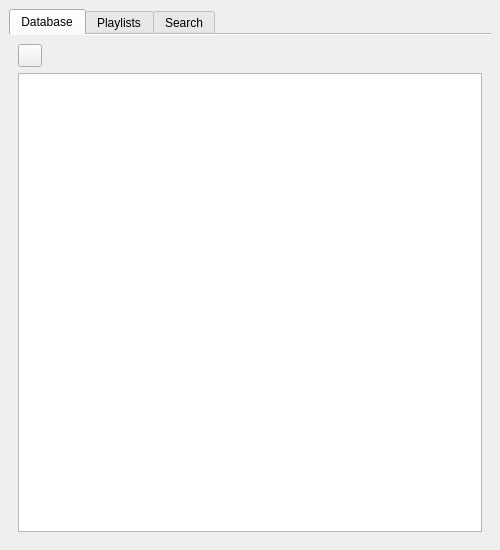
<?xml version="1.0" encoding="UTF-8"?>
<ui version="4.0">
 <class>browser</class>
 <widget class="QMainWindow" name="browser">
  <property name="geometry">
   <rect>
    <x>0</x>
    <y>0</y>
    <width>500</width>
    <height>550</height>
   </rect>
  </property>
  <property name="windowTitle">
   <string>Music database</string>
  </property>
  <widget class="QWidget" name="v">
   <property name="sizePolicy">
    <sizepolicy hsizetype="MinimumExpanding" vsizetype="MinimumExpanding">
     <horstretch>0</horstretch>
     <verstretch>0</verstretch>
    </sizepolicy>
   </property>
   <layout class="QVBoxLayout" name="vv">
    <item>
     <widget class="ChangeDuringDragTabWidget" name="tabs">
      <property name="currentIndex">
       <number>0</number>
      </property>
      <property name="documentMode">
       <bool>true</bool>
      </property>
      <widget class="QWidget" name="database_tab">
       <property name="sizePolicy">
        <sizepolicy hsizetype="Expanding" vsizetype="Expanding">
         <horstretch>0</horstretch>
         <verstretch>0</verstretch>
        </sizepolicy>
       </property>
       <attribute name="title">
        <string>Database</string>
       </attribute>
       <layout class="QVBoxLayout" name="db_v">
        <item>
         <layout class="QHBoxLayout" name="dblayout">
          <item>
           <widget class="QToolButton" name="dbroot">
            <property name="sizePolicy">
             <sizepolicy hsizetype="Fixed" vsizetype="Preferred">
              <horstretch>0</horstretch>
              <verstretch>0</verstretch>
             </sizepolicy>
            </property>
           </widget>
          </item>
          <item>
           <widget class="QLabel" name="dblabel">
            <property name="sizePolicy">
             <sizepolicy hsizetype="Expanding" vsizetype="Preferred">
              <horstretch>0</horstretch>
              <verstretch>0</verstretch>
             </sizepolicy>
            </property>
            <property name="text">
             <string notr="true"/>
            </property>
           </widget>
          </item>
         </layout>
        </item>
        <item>
         <widget class="SonglistView" name="database">
          <property name="acceptDrops">
           <bool>false</bool>
          </property>
          <property name="editTriggers">
           <set>QAbstractItemView::NoEditTriggers</set>
          </property>
          <property name="showDropIndicator" stdset="0">
           <bool>true</bool>
          </property>
          <property name="dragEnabled">
           <bool>true</bool>
          </property>
          <property name="dragDropMode">
           <enum>QAbstractItemView::DragOnly</enum>
          </property>
          <property name="alternatingRowColors">
           <bool>true</bool>
          </property>
          <property name="selectionMode">
           <enum>QAbstractItemView::ExtendedSelection</enum>
          </property>
          <property name="selectionBehavior">
           <enum>QAbstractItemView::SelectRows</enum>
          </property>
          <property name="verticalScrollMode">
           <enum>QAbstractItemView::ScrollPerPixel</enum>
          </property>
          <property name="horizontalScrollMode">
           <enum>QAbstractItemView::ScrollPerPixel</enum>
          </property>
          <property name="rootIsDecorated">
           <bool>false</bool>
          </property>
          <property name="itemsExpandable">
           <bool>false</bool>
          </property>
          <property name="allColumnsShowFocus">
           <bool>true</bool>
          </property>
          <property name="wordWrap">
           <bool>false</bool>
          </property>
          <property name="headerHidden">
           <bool>true</bool>
          </property>
          <property name="expandsOnDoubleClick">
           <bool>false</bool>
          </property>
          <attribute name="headerVisible">
           <bool>false</bool>
          </attribute>
          <attribute name="headerMinimumSectionSize">
           <number>0</number>
          </attribute>
          <attribute name="headerStretchLastSection">
           <bool>false</bool>
          </attribute>
         </widget>
        </item>
       </layout>
      </widget>
      <widget class="QWidget" name="playlists_tab">
       <property name="sizePolicy">
        <sizepolicy hsizetype="Expanding" vsizetype="Expanding">
         <horstretch>0</horstretch>
         <verstretch>0</verstretch>
        </sizepolicy>
       </property>
       <attribute name="title">
        <string>Playlists</string>
       </attribute>
       <layout class="QVBoxLayout" name="pl_v">
        <item>
         <layout class="QHBoxLayout" name="pllayout">
          <item>
           <widget class="QToolButton" name="plroot">
            <property name="sizePolicy">
             <sizepolicy hsizetype="Fixed" vsizetype="Preferred">
              <horstretch>0</horstretch>
              <verstretch>0</verstretch>
             </sizepolicy>
            </property>
            <property name="text">
             <string notr="true"/>
            </property>
           </widget>
          </item>
          <item>
           <widget class="QToolButton" name="pl">
            <property name="sizePolicy">
             <sizepolicy hsizetype="Fixed" vsizetype="Preferred">
              <horstretch>0</horstretch>
              <verstretch>0</verstretch>
             </sizepolicy>
            </property>
            <property name="text">
             <string/>
            </property>
           </widget>
          </item>
          <item>
           <widget class="QLabel" name="pllabel">
            <property name="sizePolicy">
             <sizepolicy hsizetype="Expanding" vsizetype="Preferred">
              <horstretch>0</horstretch>
              <verstretch>0</verstretch>
             </sizepolicy>
            </property>
            <property name="text">
             <string notr="true"/>
            </property>
           </widget>
          </item>
         </layout>
        </item>
        <item>
         <widget class="SonglistView" name="playlists">
          <property name="acceptDrops">
           <bool>true</bool>
          </property>
          <property name="editTriggers">
           <set>QAbstractItemView::EditKeyPressed</set>
          </property>
          <property name="showDropIndicator" stdset="0">
           <bool>true</bool>
          </property>
          <property name="dragEnabled">
           <bool>true</bool>
          </property>
          <property name="dragDropOverwriteMode">
           <bool>false</bool>
          </property>
          <property name="dragDropMode">
           <enum>QAbstractItemView::DragDrop</enum>
          </property>
          <property name="defaultDropAction">
           <enum>Qt::MoveAction</enum>
          </property>
          <property name="alternatingRowColors">
           <bool>true</bool>
          </property>
          <property name="selectionMode">
           <enum>QAbstractItemView::ExtendedSelection</enum>
          </property>
          <property name="selectionBehavior">
           <enum>QAbstractItemView::SelectRows</enum>
          </property>
          <property name="verticalScrollMode">
           <enum>QAbstractItemView::ScrollPerPixel</enum>
          </property>
          <property name="horizontalScrollMode">
           <enum>QAbstractItemView::ScrollPerPixel</enum>
          </property>
          <property name="rootIsDecorated">
           <bool>false</bool>
          </property>
          <property name="itemsExpandable">
           <bool>false</bool>
          </property>
          <property name="allColumnsShowFocus">
           <bool>true</bool>
          </property>
          <property name="wordWrap">
           <bool>false</bool>
          </property>
          <property name="headerHidden">
           <bool>true</bool>
          </property>
          <property name="expandsOnDoubleClick">
           <bool>false</bool>
          </property>
          <attribute name="headerVisible">
           <bool>false</bool>
          </attribute>
          <attribute name="headerMinimumSectionSize">
           <number>0</number>
          </attribute>
          <attribute name="headerStretchLastSection">
           <bool>false</bool>
          </attribute>
         </widget>
        </item>
       </layout>
      </widget>
      <widget class="QWidget" name="search_tab">
       <property name="sizePolicy">
        <sizepolicy hsizetype="Expanding" vsizetype="Expanding">
         <horstretch>0</horstretch>
         <verstretch>0</verstretch>
        </sizepolicy>
       </property>
       <attribute name="title">
        <string>Search</string>
       </attribute>
       <layout class="QVBoxLayout" name="se_v">
        <item>
         <layout class="QHBoxLayout" name="selayout">
          <item>
           <widget class="QComboBox" name="what">
            <property name="toolTip">
             <string>Tag to search</string>
            </property>
            <property name="currentIndex">
             <number>0</number>
            </property>
            <property name="sizeAdjustPolicy">
             <enum>QComboBox::AdjustToContents</enum>
            </property>
            <item>
             <property name="text">
              <string>Any</string>
             </property>
            </item>
            <item>
             <property name="text">
              <string>Title</string>
             </property>
            </item>
            <item>
             <property name="text">
              <string>Artist</string>
             </property>
            </item>
            <item>
             <property name="text">
              <string>Album</string>
             </property>
            </item>
            <item>
             <property name="text">
              <string>Comment</string>
             </property>
            </item>
            <item>
             <property name="text">
              <string>File name</string>
             </property>
            </item>
           </widget>
          </item>
          <item>
           <widget class="QLineEdit" name="query">
            <property name="maxLength">
             <number>1024</number>
            </property>
            <property name="dragEnabled">
             <bool>true</bool>
            </property>
           </widget>
          </item>
          <item>
           <widget class="QToolButton" name="search_button">
            <property name="toolButtonStyle">
             <enum>Qt::ToolButtonTextBesideIcon</enum>
            </property>
           </widget>
          </item>
         </layout>
        </item>
        <item>
         <widget class="SonglistView" name="search">
          <property name="acceptDrops">
           <bool>false</bool>
          </property>
          <property name="editTriggers">
           <set>QAbstractItemView::NoEditTriggers</set>
          </property>
          <property name="dragEnabled">
           <bool>true</bool>
          </property>
          <property name="dragDropMode">
           <enum>QAbstractItemView::DragOnly</enum>
          </property>
          <property name="alternatingRowColors">
           <bool>true</bool>
          </property>
          <property name="selectionMode">
           <enum>QAbstractItemView::ExtendedSelection</enum>
          </property>
          <property name="selectionBehavior">
           <enum>QAbstractItemView::SelectRows</enum>
          </property>
          <property name="verticalScrollMode">
           <enum>QAbstractItemView::ScrollPerPixel</enum>
          </property>
          <property name="horizontalScrollMode">
           <enum>QAbstractItemView::ScrollPerPixel</enum>
          </property>
          <property name="rootIsDecorated">
           <bool>false</bool>
          </property>
          <property name="itemsExpandable">
           <bool>false</bool>
          </property>
          <property name="allColumnsShowFocus">
           <bool>true</bool>
          </property>
          <property name="wordWrap">
           <bool>false</bool>
          </property>
          <property name="headerHidden">
           <bool>true</bool>
          </property>
          <property name="expandsOnDoubleClick">
           <bool>false</bool>
          </property>
          <attribute name="headerVisible">
           <bool>false</bool>
          </attribute>
          <attribute name="headerMinimumSectionSize">
           <number>0</number>
          </attribute>
          <attribute name="headerStretchLastSection">
           <bool>false</bool>
          </attribute>
         </widget>
        </item>
       </layout>
      </widget>
     </widget>
    </item>
   </layout>
  </widget>
  <action name="add">
   <property name="text">
    <string>Add selected</string>
   </property>
   <property name="toolTip">
    <string>Add selected songs to the current playlist</string>
   </property>
  </action>
  <action name="action_dbroot">
   <property name="text">
    <string>/</string>
   </property>
   <property name="toolTip">
    <string>Root directory</string>
   </property>
  </action>
  <action name="close">
   <property name="text">
    <string>Close</string>
   </property>
   <property name="toolTip">
    <string>Close this window</string>
   </property>
  </action>
  <action name="action_plroot">
   <property name="text">
    <string>Playlists</string>
   </property>
   <property name="toolTip">
    <string>All playlists</string>
   </property>
  </action>
  <action name="action_search">
   <property name="text">
    <string>Search</string>
   </property>
  </action>
  <action name="remove">
   <property name="text">
    <string>Remove selected</string>
   </property>
  </action>
  <action name="addplay">
   <property name="text">
    <string>Add selected and play</string>
   </property>
  </action>
  <action name="action_pl"/>
  <action name="details">
   <property name="text">
    <string>Song details...</string>
   </property>
  </action>
  <action name="rename">
   <property name="text">
    <string>Rename</string>
   </property>
   <property name="shortcut">
    <string>F2</string>
   </property>
  </action>
  <action name="replace">
   <property name="text">
    <string>Replace the current playlist</string>
   </property>
  </action>
  <action name="replaceplay">
   <property name="text">
    <string>Replace and play</string>
   </property>
  </action>
 </widget>
 <customwidgets>
  <customwidget>
   <class>SonglistView</class>
   <extends>QTreeView</extends>
   <header>..uiutils</header>
  </customwidget>
  <customwidget>
   <class>ChangeDuringDragTabWidget</class>
   <extends>QTabWidget</extends>
   <header>..uiutils</header>
   <container>1</container>
  </customwidget>
 </customwidgets>
 <resources/>
 <connections>
  <connection>
   <sender>query</sender>
   <signal>returnPressed()</signal>
   <receiver>action_search</receiver>
   <slot>trigger()</slot>
   <hints>
    <hint type="sourcelabel">
     <x>284</x>
     <y>44</y>
    </hint>
    <hint type="destinationlabel">
     <x>-1</x>
     <y>-1</y>
    </hint>
   </hints>
  </connection>
 </connections>
</ui>
